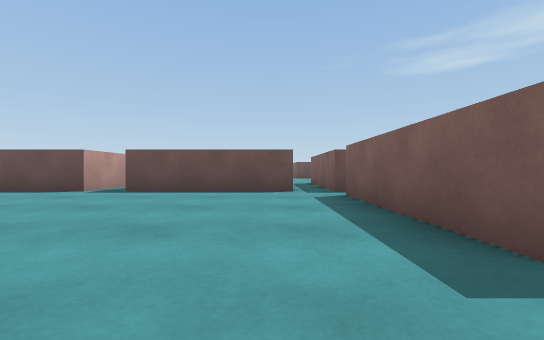
View 1 (above)

24 first-person views from a walk through a scene from a Unity 3-D project. The camera is 0.51 m above the floor, looks level and sees 90° across. The floor is counted in squares, 1 m on a side. Each view is taken from the middle of a square. On the plan, view 1 faces up. The plan holds only what a view shows up to about 9 squares ahead; the rest is blank. The place goes on beyond the plan.

View 2
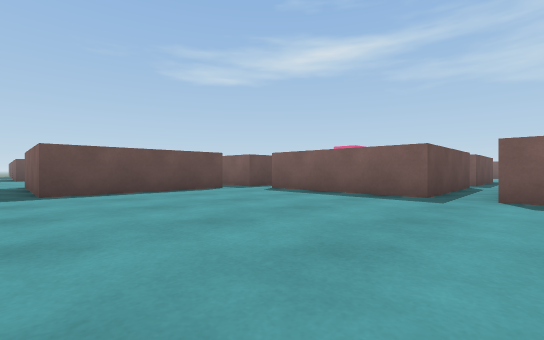

View 3
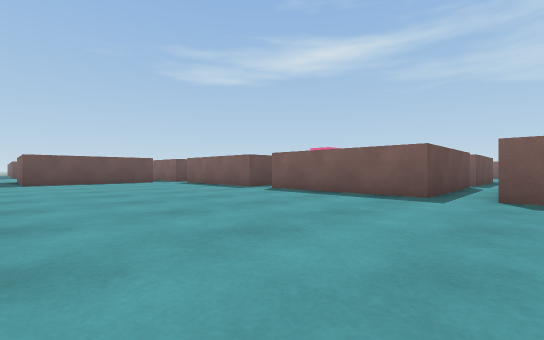

View 4
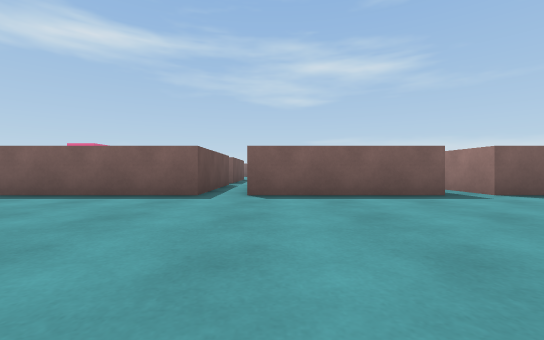

View 5
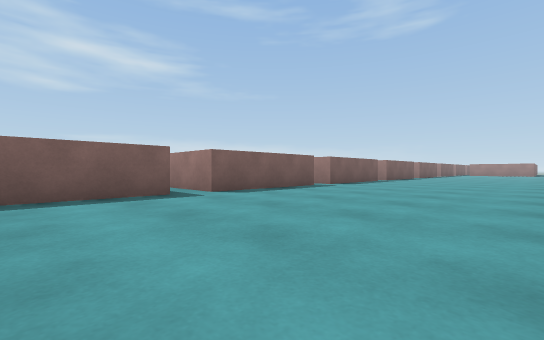

View 6
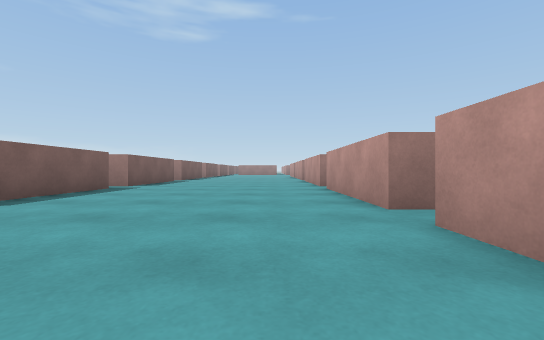

View 7
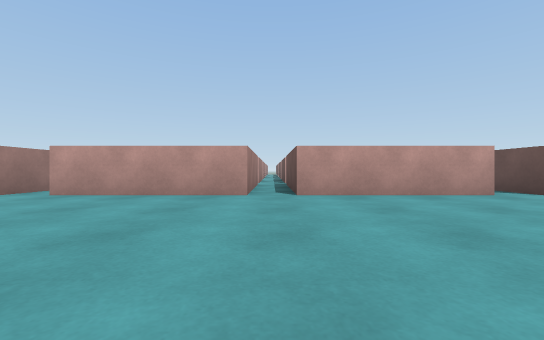

View 8
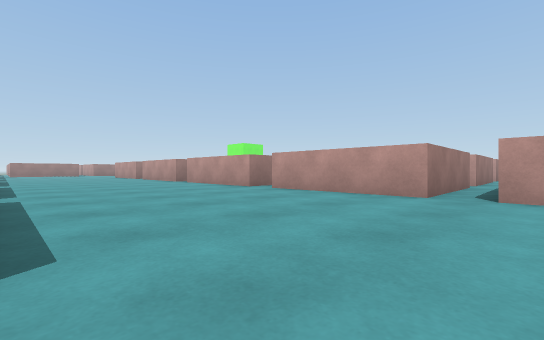

View 9
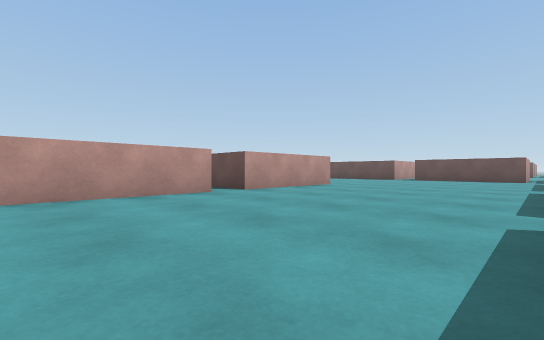

View 10
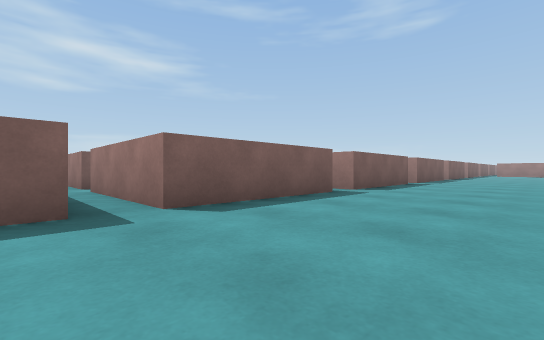

View 11
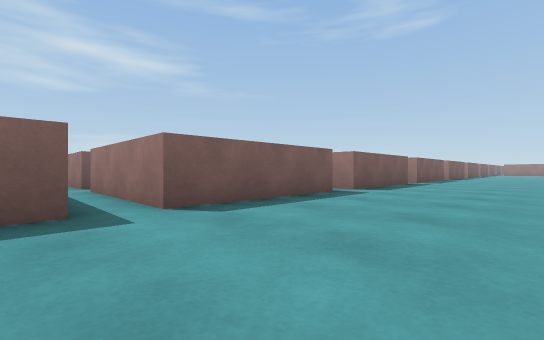

View 12
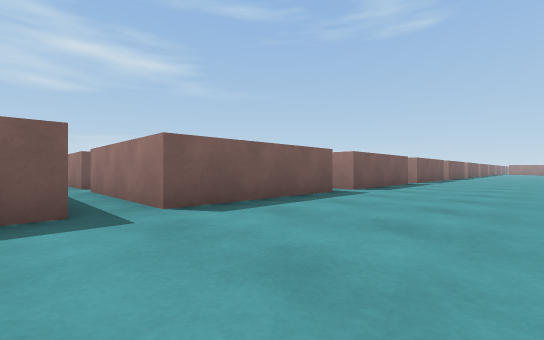

View 13
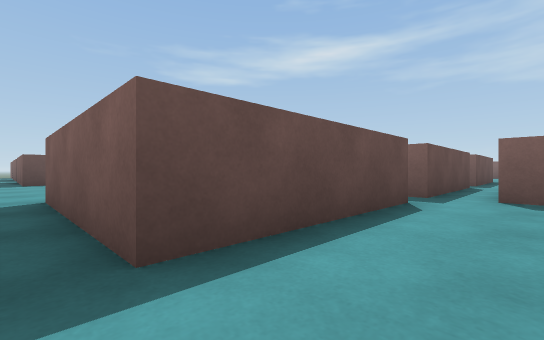

View 14
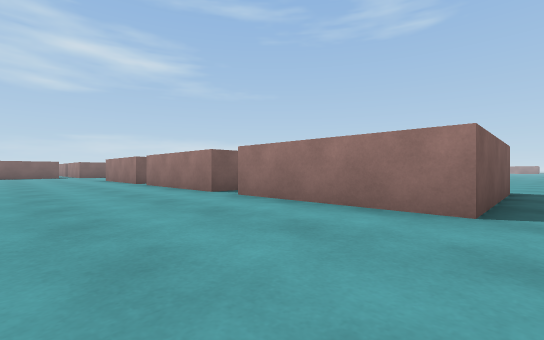

View 15
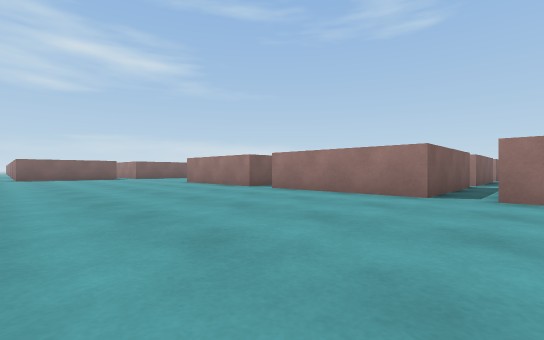

View 16
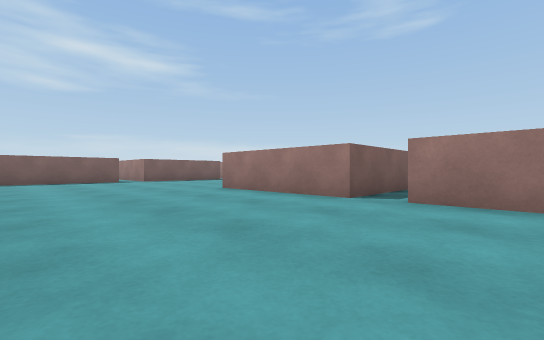

View 17
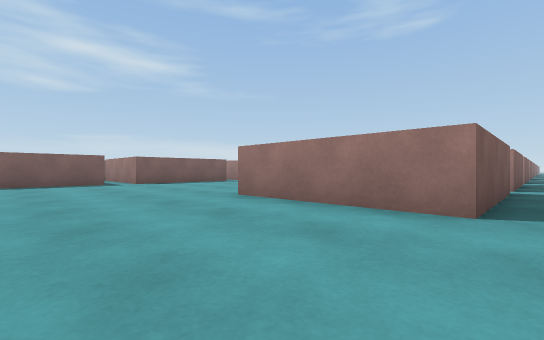

View 18
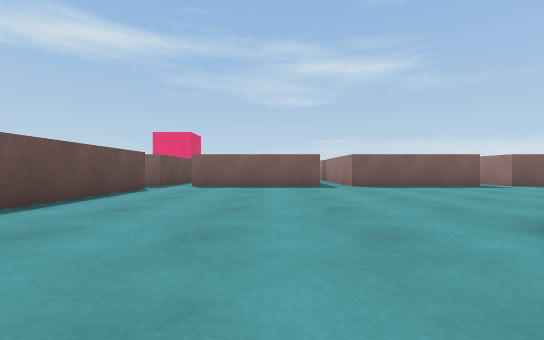

View 19
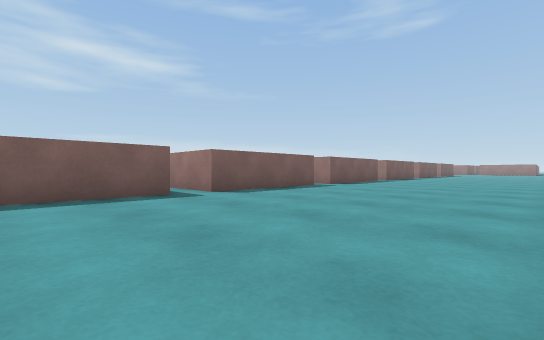

View 20
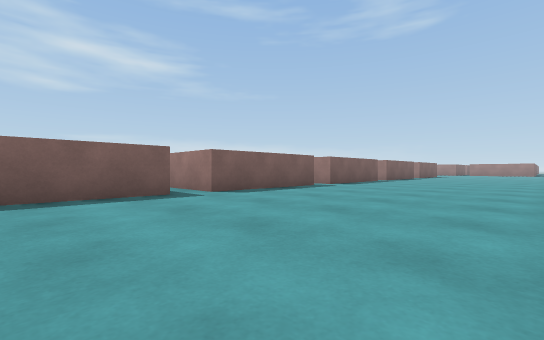

View 21
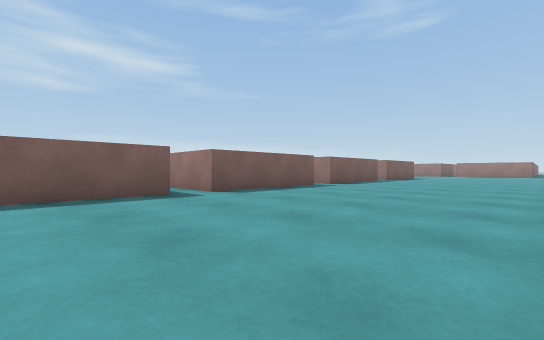

View 22
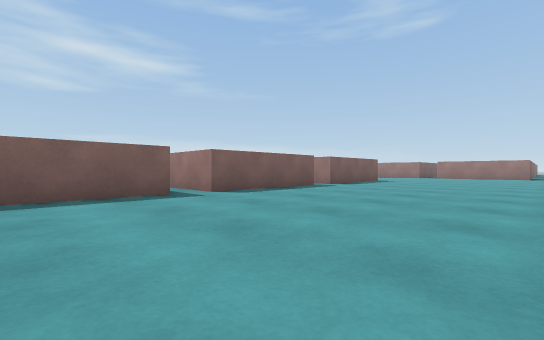

View 23
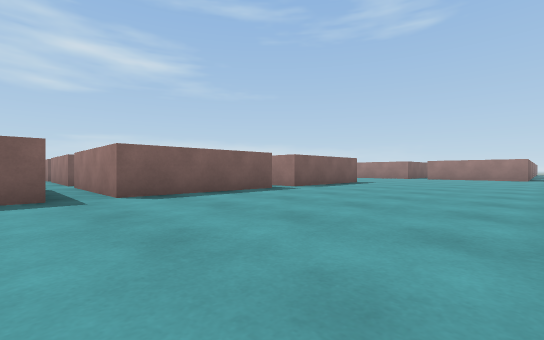

View 24
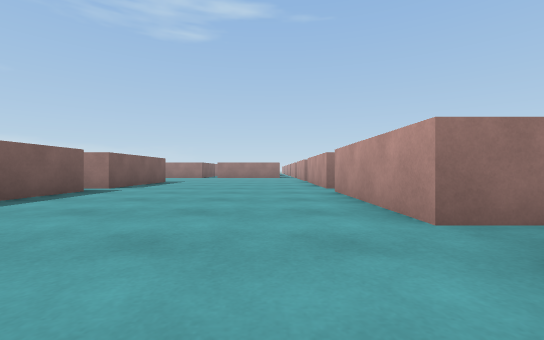

### Floor plan
Points are (right, up) in squares from view 1. A wall is a line through its corners. A room is listed if a view was taken in it or the views show most of it. See-through windows are left out.
Room 1 (views 1, 2, 3, 4, 5, 6, 7, 8, 9, 10, 11, 12, 13)
walls: (-4.5, -4.5) (-4.5, -8.5) (-7.5, -8.5); (-4.5, -0.8) (-4.5, -3.5) (-6.1, -3.5); (1.5, -8.5) (1.5, -4.5) (5.5, -4.5); (5.5, -3.5) (1.5, -3.5) (1.5, 0.5) (5.5, 0.5); (-7.5, -9.5) (-4.5, -9.5) (-4.5, -13.5); (5.5, 1.5) (1.5, 1.5) (1.5, 5.5); (0.5, 6.5) (-3.5, 6.5) (-3.5, 10.5); (1.5, -13.5) (1.5, -9.5) (5.5, -9.5); (-4.5, 8.4) (-4.5, 6.5) (-6.5, 6.5); (5.5, 6.5) (1.5, 6.5) (1.5, 10.5); (-5.8, -14.5) (-4.5, -14.5) (-4.5, -15.2); (1.5, -15.5) (1.5, -14.5) (2.1, -14.5)
ways out: opening at (-4, 10) to room 2; opening at (1, 10) to room 2; opening at (5, -9); opening at (5, -4); opening at (5, 1); opening at (5, 6)
Room 2 (views 14, 15, 16, 17, 18, 19, 20, 21, 22, 23, 24)
walls: (16.5, 6.5) (16.5, 10.5) (17, 10.5); (6.5, 10.5) (10.5, 10.5); (16.5, 1.5) (16.5, 5.5) (18.8, 5.5); (16.5, 11.5) (16.5, 15.5); (1.5, 10.5) (5.5, 10.5); (16.5, -3.5) (16.5, 0.5) (18.8, 0.5); (15.5, 16.5) (11.5, 16.5); (17, 16.5) (16.5, 16.5) (16.5, 17); (-3.5, 10.5) (0.5, 10.5); (10.5, -9.5) (10.5, -13.5); (16.5, -8.6) (16.5, -4.5) (18.8, -4.5); (-2.9, 16.5) (-3.5, 16.5); (16.5, -13.5) (16.5, -9.5) (20.4, -9.5); (10.5, -14.5) (10.5, -15.5); (16.5, -15.5) (16.5, -14.5) (17.2, -14.5)
ways out: opening at (-4, 10) to room 1; opening at (1, 10) to room 1; opening at (6, 10); opening at (10, -9); opening at (20, -9)

Positions as (right, up) in squares from view 1, and headings:
1: (0, 0), facing up
2: (-4, 0), facing up-right
3: (-4, -5), facing up-right
4: (-4, -5), facing right
5: (-4, -6), facing down-right
6: (-3, -6), facing down
7: (1, -9), facing left
8: (1, -8), facing down-left
9: (1, -8), facing up-left
10: (-2, -8), facing down-right
11: (-2, -3), facing down-right
12: (-2, 2), facing down-right
13: (-4, 5), facing up-right
14: (-4, 14), facing down-right
15: (0, 16), facing down-right
16: (4, 15), facing down-right
17: (6, 14), facing down-right
18: (8, 13), facing right
19: (11, 9), facing down-right
20: (11, 4), facing down-right
21: (11, -1), facing down-right
22: (11, -6), facing down-right
23: (11, -8), facing down-right
24: (12, -7), facing down
